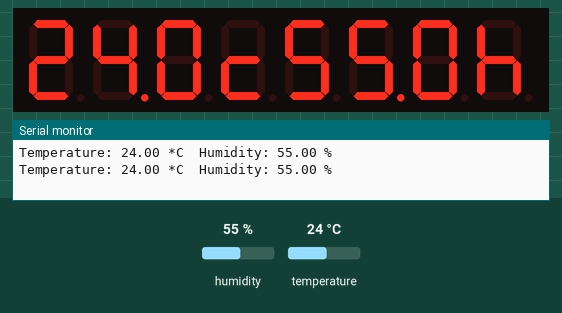
This sketch was run on a simulated Arduino Uno, built with avr-gcc and run on an emulated ATmega328P. Parts: 8-digit seven-segment display, the last lines printed to the serial monitor. The inputs (shaded band) are chosen by the test bench; at power-on: humidity 55 %, temperature 24 °C.

Above: at 2.8 s.
2.9 s: humidity set to 22 %
At 5.2 s:
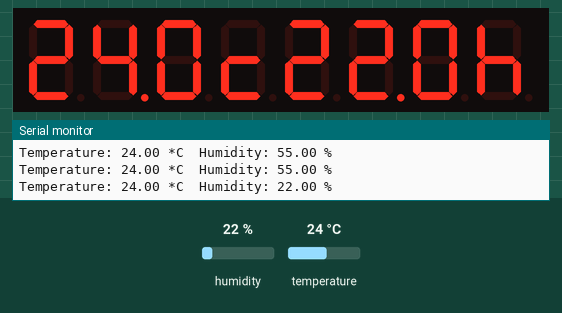
5.6 s: temperature set to 12 °C
At 7.3 s:
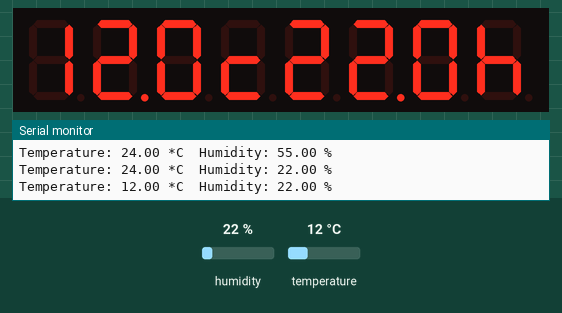
8.3 s: humidity set to 40 %
At 11.2 s:
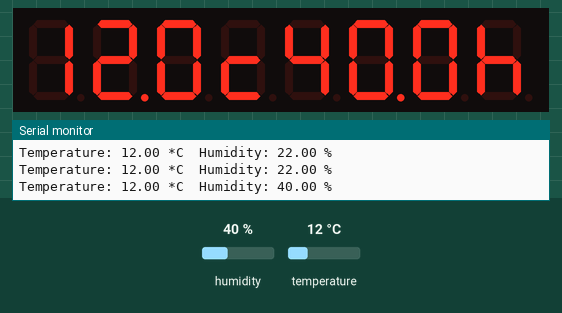
11.5 s: temperature set to 19 °C
At 13.5 s:
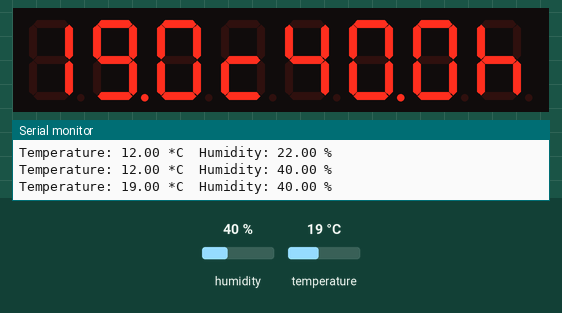
Timing chart, 0 to 15.0 s (numbered marks = the images above; inputs shaded):
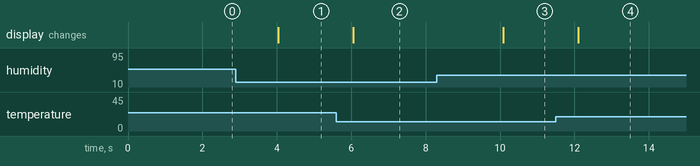

The sketch:

2.4.ino
```cpp
#include "DHTesp.h"
#include "LedController.hpp"
#define Pin_DIN 19
#define Pin_CS 18
#define Pin_CLK 5
#define Pin_DHT22 15

DHTesp dht;
LedController<1, 1> lc;
void setup() {
  Serial.begin(115200);
  lc = LedController<1, 1> (Pin_DIN, Pin_CLK, Pin_CS);
  lc.setIntensity(8);
  lc.clearMatrix();
  dht.setup(Pin_DHT22,DHTesp::DHT22);
}

void loop() {
  float h = dht.getHumidity();
  float t = dht.getTemperature();
  Serial.print("Temperature: "); Serial.print(t); Serial.print(" *C\t");
  Serial.print("Humidity: "); Serial.print(h); Serial.print(" %\n");
  int tp = (int)(t * 10); int hd = (int)(h * 10);
  int Tempp2 = tp/100; int Tempp1 = (tp/10)%10; int Tempp0 = tp%10;
  int Humi2 = hd/100; int Humi1 = (hd/10)%10; int Humi0 = hd%10;
  lc.setDigit(0, 7, Tempp2, false);
  lc.setDigit(0, 6, Tempp1, true);
  lc.setDigit(0, 5, Tempp0, false);
  lc.setRow(0, 4, B00001101);
  lc.setDigit(0, 3, Humi2, false);
  lc.setDigit(0, 2, Humi1, true);
  lc.setDigit(0, 1, Humi0, false);
  lc.setRow(0, 0, B00010111);
  delay(2000);
}
```

Measured:
- after the input at 2.9 s, the display: changes after 1.1 s (image 1)
- after the input at 5.6 s, the display: changes after 0.46 s (image 2)
- after the input at 8.3 s, the display: changes after 1.8 s (image 3)
- after the input at 11.5 s, the display: changes after 0.60 s (image 4)
